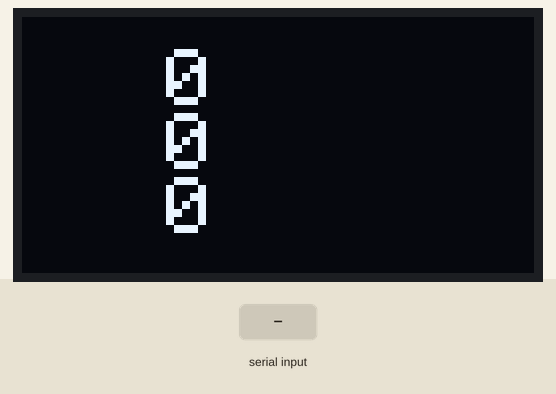
A sketch run on a simulated ESP32. On the bench: 128×64 one-colour display. The test bench sets the inputs (shaded band). What the sketch prints to the serial monitor is not drawn.

Above: at 2.2 s.
2.3 s: "X90\n" received over Serial
At 4.7 s:
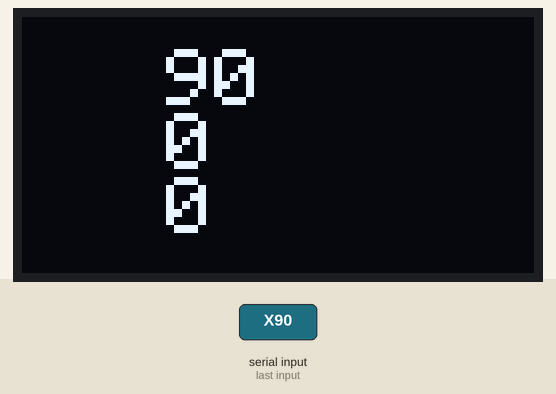
5.0 s: "Y90\n" received over Serial
At 7.4 s:
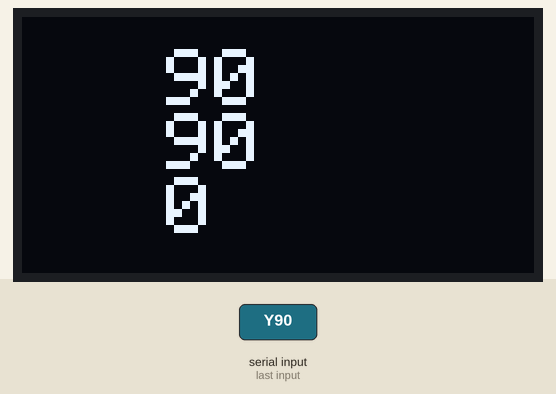
Timing chart, 0 to 8.9 s (numbered marks = the images above; inputs shaded):
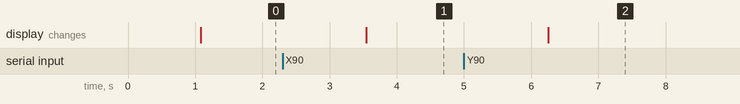

The sketch:

StepStep.ino
```cpp
// (licence header left out)
#define VERSION "0.01"
#include <Adafruit_GFX.h>
#include <Adafruit_SSD1306.h>

#define PINONESTEPDIR 34
#define PINTWOSTEPDIR 26
#define PINTREESTEPDIR 5
#define STEPONE 35
#define STEPTWO 33
#define STEPTREE 6

#define SCREEN_WIDTH 128
#define SCREEN_HEIGHT 64
#define OLED_RESET -1
Adafruit_SSD1306 display(SCREEN_WIDTH, SCREEN_HEIGHT, &Wire, OLED_RESET);

int CountStepOne = 0;
int CountStepTwo = 0;
int CountStepTree = 0;

uint32_t timer = 0;
uint32_t timer1 = 0;
uint32_t timer2 = 0;

char MSG[64];
int ZiseMSG = 0;

void setup()
{
  Serial.begin(115200);
  Serial.println("ESP32 START OK!");
  pinMode(PINONESTEPDIR, OUTPUT);
  pinMode(PINTWOSTEPDIR, OUTPUT);
  pinMode(PINTREESTEPDIR, OUTPUT);
  pinMode(STEPONE, OUTPUT);
  pinMode(STEPTWO, OUTPUT);
  pinMode(STEPTREE, OUTPUT);

  digitalWrite(PINONESTEPDIR, HIGH);
  digitalWrite(PINTWOSTEPDIR, HIGH);
  digitalWrite(PINTREESTEPDIR, HIGH);

  if (!display.begin(SSD1306_SWITCHCAPVCC, 0x3C))
  {
    Serial.println(F("SSD1306 allocation failed"));
  }
  display.clearDisplay();
  display.setCursor(36, 12);
  display.setTextColor(WHITE);
  display.setTextSize(2);
  display.println("ESP32");
  display.setCursor(36, 32);
  display.println("START");
  display.display();
  delay(1000);
}

void loop()
{

  if(millis() - timer >= 100)
  {
    timer = millis();
    SetDisplay();
  }

  if(millis() - timer1 >= 1000)
  {
    timer1 = millis();
  }

  if(millis() - timer2 >= 50)
  {
    timer2 = millis();
    if(Serial.available() > 0)
    {
      ZiseMSG = Serial.readBytes(MSG, 64);
      SerialRead();
      ClearMSG();
    }

  }

}

void StepOneDrive(int step)
{
  for(int i = 0; i < step; i++)
  {
    digitalWrite(STEPONE, HIGH);
    delay(1);
    digitalWrite(STEPONE, LOW);
    delay(1);
  }
  bool TempStepOneDrive = digitalRead(PINONESTEPDIR);
  if(TempStepOneDrive == false)
  {
    step = step * -1;
  }
  CountStepOne = CountStepOne + step;
}

void StepTwoDrive(int step)
{
  for(int i = 0; i < step; i++)
  {
    digitalWrite(STEPTWO, HIGH);
    delay(1);
    digitalWrite(STEPTWO, LOW);
    delay(1);
  }
  bool TempStepTwoDrive = digitalRead(PINTWOSTEPDIR);
  if(TempStepTwoDrive == false)
  {
    step = step * -1;
  }
  CountStepTwo = CountStepTwo + step;
}

void StepTreeDrive(int step)
{
  for(int i = 0; i < step; i++)
  {
    digitalWrite(STEPTREE, HIGH);
    delay(1);
    digitalWrite(STEPTREE, LOW);
    delay(1);
  }
  bool TempStepTreeDrive = digitalRead(PINTREESTEPDIR);
  if(TempStepTreeDrive == false)
  {
    step = step * -1;
  }
  CountStepTree = CountStepTree + step;
}

void SetDisplay()
{
  display.clearDisplay();
  display.setCursor(36, 8);
  display.setTextColor(WHITE);
  display.setTextSize(2);
  display.println(CountStepOne);
  display.setCursor(36, 24);
  display.println(CountStepTwo);
  display.setCursor(36, 40);
  display.println(CountStepTree);
  display.display();
}

void ClearMSG()
{
  for(int  i = 0; i < 64; i++)
  {
    MSG[i] = 0x00;
  }
}

void SerialRead()
{
  int NumberMotor = 0;
  int Step = 0;
  bool Direction = false;
  if(MSG[0] == 'X')
  {
    NumberMotor = 0;
  }
  else if(MSG[0] == 'Y')
  {
    NumberMotor = 1;
  }
  else if(MSG[0] == 'Z')
  {
    NumberMotor = 2;
  }
  else
  {
    NumberMotor = -1;
  }
  Step = atoi(MSG + 1);
  if(Step > 0)
  {
    Direction = true;
  }
  else
  {
    Direction = false;
    Step = Step * -1;
  }
  if(NumberMotor == 0)
  {
    if(Direction)
    {
      digitalWrite(PINONESTEPDIR, HIGH);
    }
    else
    {
      digitalWrite(PINONESTEPDIR, LOW);
    }
    StepOneDrive(Step);
  }
  else if(NumberMotor == 1)
  {
    if(Direction)
    {
      digitalWrite(PINTWOSTEPDIR, HIGH);
    }
    else
    {
      digitalWrite(PINTWOSTEPDIR, LOW);
    }
    StepTwoDrive(Step);
  }
  else if(NumberMotor == 2)
  {
    if(Direction)
    {
      digitalWrite(PINTREESTEPDIR, HIGH);
    }
    else
    {
      digitalWrite(PINTREESTEPDIR, LOW);
    }
    StepTreeDrive(Step);
  }
}
```

Measured:
- after the input at 2.3 s, the display: changes after 1.2 s (image 1)
- after the input at 5.0 s, the display: changes after 1.3 s (image 2)
